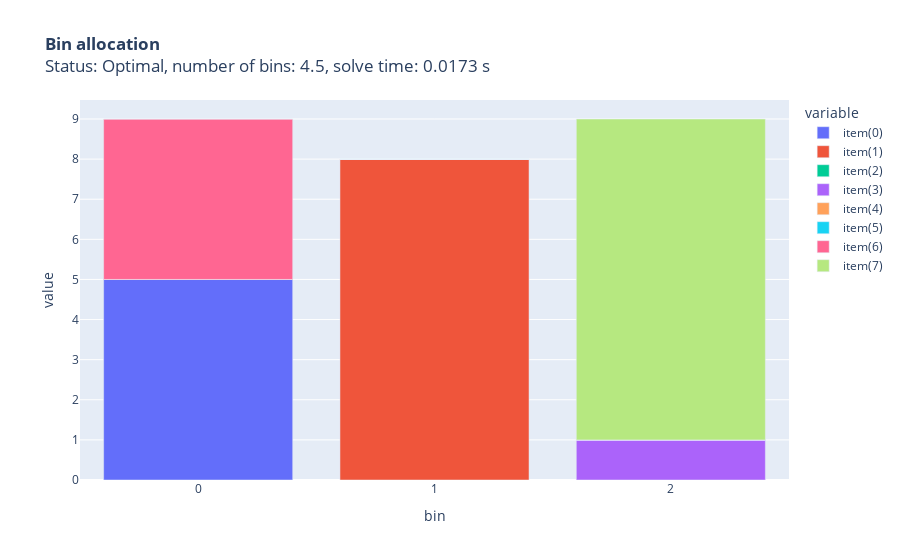

Notebook code cell kept with this figure:
### Markdown cell above
### うまく後処理できていない例
決定変数の四捨五入処理を行っている都合で、アイテムの出てこないアイテムが存在する

### Code cell
print(problems[0].s)
draw_allocation(solutions[0].result)

### Figure 1 — Plotly figure (JSON) as saved in the notebook; plotly's stock layout.template omitted (floating-point values rounded to 4 significant figures)
{"data": [{"alignmentgroup": "True", "hovertemplate": "variable=item(0)<br>bin=%{x}<br>value=%{y}<extra></extra>", "legendgroup": "item(0)", "marker": {"color": "#636efa", "pattern": {"shape": ""}}, "name": "item(0)", "offsetgroup": "item(0)", "orientation": "v", "showlegend": true, "textposition": "auto", "type": "bar", "x": ["0", "1", "2"], "xaxis": "x", "y": [5, 0, 0], "yaxis": "y"}, {"alignmentgroup": "True", "hovertemplate": "variable=item(1)<br>bin=%{x}<br>value=%{y}<extra></extra>", "legendgroup": "item(1)", "marker": {"color": "#EF553B", "pattern": {"shape": ""}}, "name": "item(1)", "offsetgroup": "item(1)", "orientation": "v", "showlegend": true, "textposition": "auto", "type": "bar", "x": ["0", "1", "2"], "xaxis": "x", "y": [0, 8, 0], "yaxis": "y"}, {"alignmentgroup": "True", "hovertemplate": "variable=item(2)<br>bin=%{x}<br>value=%{y}<extra></extra>", "legendgroup": "item(2)", "marker": {"color": "#00cc96", "pattern": {"shape": ""}}, "name": "item(2)", "offsetgroup": "item(2)", "orientation": "v", "showlegend": true, "textposition": "auto", "type": "bar", "x": ["0", "1", "2"], "xaxis": "x", "y": [0, 0, 0], "yaxis": "y"}, {"alignmentgroup": "True", "hovertemplate": "variable=item(3)<br>bin=%{x}<br>value=%{y}<extra></extra>", "legendgroup": "item(3)", "marker": {"color": "#ab63fa", "pattern": {"shape": ""}}, "name": "item(3)", "offsetgroup": "item(3)", "orientation": "v", "showlegend": true, "textposition": "auto", "type": "bar", "x": ["0", "1", "2"], "xaxis": "x", "y": [0, 0, 1], "yaxis": "y"}, {"alignmentgroup": "True", "hovertemplate": "variable=item(4)<br>bin=%{x}<br>value=%{y}<extra></extra>", "legendgroup": "item(4)", "marker": {"color": "#FFA15A", "pattern": {"shape": ""}}, "name": "item(4)", "offsetgroup": "item(4)", "orientation": "v", "showlegend": true, "textposition": "auto", "type": "bar", "x": ["0", "1", "2"], "xaxis": "x", "y": [0, 0, 0], "yaxis": "y"}, {"alignmentgroup": "True", "hovertemplate": "variable=item(5)<br>bin=%{x}<br>value=%{y}<extra></extra>", "legendgroup": "item(5)", "marker": {"color": "#19d3f3", "pattern": {"shape": ""}}, "name": "item(5)", "offsetgroup": "item(5)", "orientation": "v", "showlegend": true, "textposition": "auto", "type": "bar", "x": ["0", "1", "2"], "xaxis": "x", "y": [0, 0, 0], "yaxis": "y"}, {"alignmentgroup": "True", "hovertemplate": "variable=item(6)<br>bin=%{x}<br>value=%{y}<extra></extra>", "legendgroup": "item(6)", "marker": {"color": "#FF6692", "pattern": {"shape": ""}}, "name": "item(6)", "offsetgroup": "item(6)", "orientation": "v", "showlegend": true, "textposition": "auto", "type": "bar", "x": ["0", "1", "2"], "xaxis": "x", "y": [4, 0, 0], "yaxis": "y"}, {"alignmentgroup": "True", "hovertemplate": "variable=item(7)<br>bin=%{x}<br>value=%{y}<extra></extra>", "legendgroup": "item(7)", "marker": {"color": "#B6E880", "pattern": {"shape": ""}}, "name": "item(7)", "offsetgroup": "item(7)", "orientation": "v", "showlegend": true, "textposition": "auto", "type": "bar", "x": ["0", "1", "2"], "xaxis": "x", "y": [0, 0, 8], "yaxis": "y"}], "layout": {"barmode": "relative", "legend": {"title": {"text": "variable"}, "tracegroupgap": 0}, "title": {"text": "<b>Bin allocation</b><br>Status: Optimal, number of bins: 4.5, solve time: 0.0173 s"}, "xaxis": {"anchor": "y", "domain": [0, 1], "title": {"text": "bin"}}, "yaxis": {"anchor": "x", "domain": [0, 1], "title": {"text": "value"}}}}
